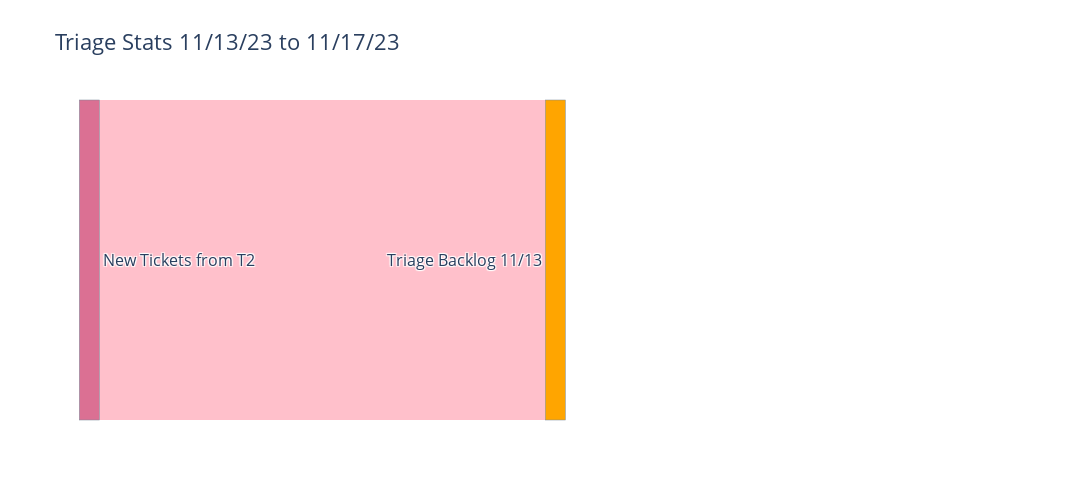

Notebook code for this chart:
### Code cell
# Display the figure
NODES = dict(pad  = 20, thickness = 20, line  = dict(color = "lightslategrey", width = 0.5), hovertemplate=" ",
            label = node_labels, color = node_colors,
            x = node_x_pos, y = node_y_pos, )
LINKS = dict(source = link_source, target = link_target, value = link_values, 
            label = link_labels, color = link_colors,
            hovertemplate="%{label}",)
data = go.Sankey( arrangement='snap', node = NODES, link = LINKS)
fig = go.Figure(data)
fig.update_traces( valueformat='3d', valuesuffix=' Tickets', selector=dict(type='sankey'))
fig.update_layout(title="Triage Stats 11/13/23 to 11/17/23",  font_size=16,  width=1200,height=500,)
fig.update_layout(hoverlabel=dict( bgcolor="grey", font_size=14, font_family="Rockwell"))
fig.show()

### Figure 1 — Plotly figure (JSON) as saved in the notebook; plotly's stock layout.template omitted (floating-point values rounded to 4 significant figures)
{"data": [{"arrangement": "snap", "link": {"color": ["pink"], "hovertemplate": "%{label}", "label": ["New Tickets from T2-Triage Backlog 11/13"], "source": [0], "target": [3], "value": [22]}, "node": {"color": ["palevioletred", "orange", "dodgerblue", "orange", "dodgerblue", "seagreen", "seagreen"], "hovertemplate": " ", "label": ["New Tickets from T2", "Triage Backlog Last Week", "Bug Backlog Last Week", "Triage Backlog 11/13", "Bug Backlog 11/13", "Closed in Triage", "Closed in Bug"], "line": {"color": "lightslategrey", "width": 0.5}, "pad": 20, "thickness": 20, "x": [0.01, 0.51, 1.01, 0.01, 1.01, 0.01, 0.31], "y": [0.01, 0.01, 0.01, 0.5, 0.5, 0.75, 0.75]}, "type": "sankey", "valueformat": "3d", "valuesuffix": " Tickets"}], "layout": {"font": {"size": 16}, "height": 500, "hoverlabel": {"bgcolor": "grey", "font": {"family": "Rockwell", "size": 14}}, "title": {"text": "Triage Stats 11/13/23 to 11/17/23"}, "width": 1200}}
